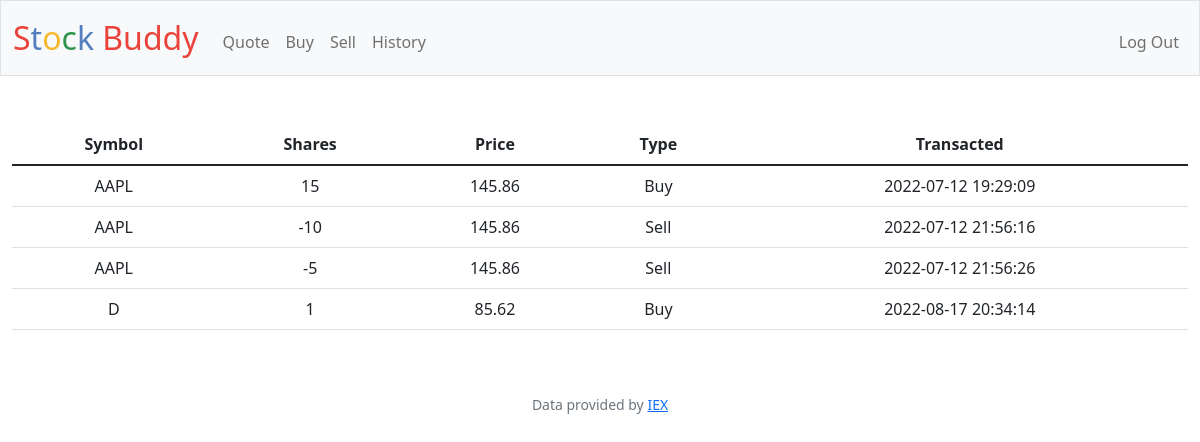
/history (signed in), run on the app's committed database.
### tables this page shows
CREATE TABLE 'transactions' ('id' INTEGER PRIMARY KEY AUTOINCREMENT NOT NULL, 'user_id' INTEGER NOT NULL, 'stock' TEXT NOT NULL, 'price' REAL NOT NULL, 'shares' INTEGER NOT NULL, 'date' TEXT NOT NULL, 'time' TEXT NOT NULL, 'type'  TEXT NOT NULL  );

### app.py (the view)
@app.route("/history")
@login_required
def history():
    data = db.execute("SELECT stock,price,shares,date,time,type FROM transactions WHERE user_id = ?",session["user_id"])
    return render_template("history.html",data=data)

### app.py (called while the page is built)
@app.after_request
def after_request(response):
    response.headers["Cache-Control"] = "no-cache, no-store, must-revalidate"
    response.headers["Expires"] = 0
    response.headers["Pragma"] = "no-cache"
    return response

### helpers.py (called while the page is built)
def login_required(f):
    @wraps(f)
    def decorated_function(*args, **kwargs):
        if session.get("user_id") is None:
            return redirect("/login")
        return f(*args, **kwargs)
    return decorated_function

### templates/history.html (shortened to what this page needs)
{% extends "layout.html" %}
{% block main %}
        {% if data %}
        <table class="table">
            <thead>
                <tr>
                    <th >Symbol</th>
                    <th >Shares</th>
                    <th >Price</th>
                    <th >Type</th>
                    <th >Transacted</th>
                </tr>
            </thead>
            <tbody>
                {% for row in data %}
                <tr>
                    <td> {{row["stock"]}}</td>
                    <td> {{row["shares"]}}</td>
                    <td> {{row["price"]}}</td>
                    <td> {{row["type"]}}</td>
                    <td> {{row["date"]}} {{row["time"]}}</td>
                </tr>
                {% endfor %}
            </tbody>
        </table>
        {% else %}
        <h1> NO TRANSACTIONS YET!</h1>
        {% endif %}
{% endblock %}

### templates/layout.html (shortened to what this page needs)
<!DOCTYPE html>
<html lang="en">
    <head>
        <link href="https://cdn.jsdelivr.net/npm/bootstrap@5.1.3/dist/css/bootstrap.min.css" rel="stylesheet">
        <link href="/static/styles.css" rel="stylesheet">
    </head>
    <body>
        <nav class="bg-light border navbar navbar-expand-md navbar-light">
            <div class="container-fluid">
                <a class="navbar-brand" href="/"><span class="red">S</span><span class="blue">t</span><span class="yellow">o</span><span class="green">c</span><span class="blue">k</span> <span class="red">Buddy</span></a>
                <div class="collapse navbar-collapse" id="navbar">
                    {% if session["user_id"] %}
                        <ul class="navbar-nav me-auto mt-2">
                            <li class="nav-item"><a class="nav-link" href="/quote">Quote</a></li>
                            <li class="nav-item"><a class="nav-link" href="/buy">Buy</a></li>
                            <li class="nav-item"><a class="nav-link" href="/sell">Sell</a></li>
                            <li class="nav-item"><a class="nav-link" href="/history">History</a></li>
                        </ul>
                        <ul class="navbar-nav ms-auto mt-2">
                            <li class="nav-item"><a class="nav-link" href="/logout">Log Out</a></li>
                        </ul>
                    {% else %}
                        <ul class="navbar-nav ms-auto mt-2">
                            <li class="nav-item"><a class="nav-link" href="/register">Register</a></li>
                            <li class="nav-item"><a class="nav-link" href="/login">Log In</a></li>
                        </ul>
                    {% endif %}
                </div>
            </div>
        </nav>
        <main class="container-fluid py-5 text-center">
            {% block main %}{% endblock %}
        </main>
        <footer class="mb-5 small text-center text-muted">
            Data provided by <a href="https://iexcloud.io/">IEX</a>
        </footer>
    </body>
</html>

### static/styles.css (style rules this page uses)
nav .navbar-brand { font-size: xx-large; }
nav .navbar-brand .blue { color: #537fbe; }
nav .navbar-brand .red { color: #ea433b; }
nav .navbar-brand .yellow { color: #f5b82e; }
nav .navbar-brand .green { color: #2e944b; }

### data on the page
transactions: stock "AAPL", shares "15", price "145.86", type "Buy", date "2022-07-12", time "19:29:09"
transactions: stock "AAPL", shares "-10", price "145.86", type "Sell", date "2022-07-12", time "21:56:16"
transactions: stock "AAPL", shares "-5", price "145.86", type "Sell", date "2022-07-12", time "21:56:26"
transactions: stock "D", shares "1", price "85.62", type "Buy", date "2022-08-17", time "20:34:14"
